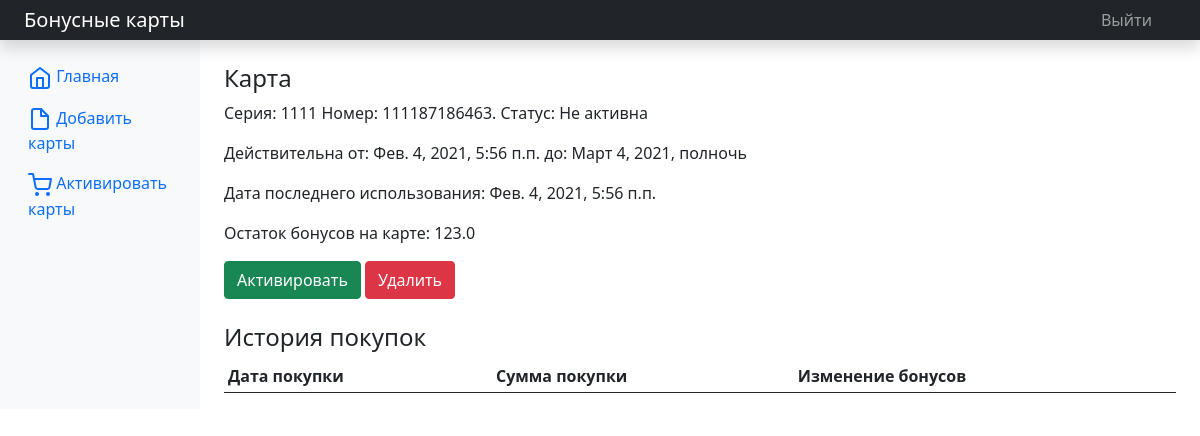
Screenshot of /112/ (signed in) with the database file from the repository.
### cardslist/models.py (models this page shows, shortened)
class CardsList(models.Model):
    card_series = models.IntegerField(verbose_name='Серия карты')
    card_number = models.IntegerField(verbose_name='Номер карты', unique=True)
    card_issue_date = models.DateTimeField(auto_now_add=True, verbose_name='Дата выпуска карты')
    card_expiration_date = models.DateTimeField(verbose_name='Дата окончания активности карты')
    card_date_of_use = models.DateTimeField(verbose_name='Дата последнего использования карты', auto_now_add=True)
    card_bonus_amount = models.FloatField(null=True, blank=True, verbose_name='Сумма бонуса карты')
    card_status = models.CharField(max_length=12, default='Не активна', verbose_name='Статус карты')
    class Meta:
        verbose_name_plural = 'Бонусные карты'
        verbose_name = 'Бонусная карта'
        ordering = ['-card_date_of_use']

### cardslist/views.py (the view, shortened to what this page needs)
# urls.py: path('<int:pk>/', CardDetailView.as_view(), name='card_detail'),
class CardDetailView(LoginRequiredMixin, DetailView):
    model = CardsList
    template_name = 'cardslist/carddetails.html'
    context_object_name = 'card_detail'
    def get_context_data(self, **kwargs):
        context = super(CardDetailView, self).get_context_data(**kwargs)
        context['details'] = CardDetail.objects.all()
        return context

### cardslist/templates/cardslist/carddetails.html (shortened to what this page needs)
{% extends "layout/basic.html" %}
{% block content %}
    <div class="col-12">
        <h4>Карта</h4>
        <p>Серия: {{ card_detail.card_series }} Номер: {{ card_detail.card_number }}. Статус: {{ card_detail.card_status }}</p>
        <p>Действительна от: {{ card_detail.card_issue_date }} до: {{ card_detail.card_expiration_date }}</p>
        <p>Дата последнего использования: {{ card_detail.card_date_of_use }}</p>
        <p>Остаток бонусов на карте: {{ card_detail.card_bonus_amount }}</p>
        {% if card_detail.card_status == 'Не активна' %}
            <a href="{% url 'activate' card_detail.pk %}"><button type="button" class="btn btn-success">Активировать</button></a>
        {% elif card_detail.card_status == 'Активна' %}
            <a href="{% url 'activate' card_detail.pk %}"><button type="button" class="btn btn-success">Деактивировать</button></a>
        {% endif %}
        <a href="{% url 'delete' card_detail.pk %}"><button type="button" class="btn btn-danger">Удалить</button></a>
    </div>
    <br>
    <h4>История покупок</h4>
    <div class="table-responsive">
        <table class="table table-striped table-sm">
            <thead>
            <tr>
                <th>Дата покупки</th>
                <th>Сумма покупки</th>
                <th>Изменение бонусов</th>
            </tr>
            </thead>
        </table>
    </div>
{% endblock %}

### rows the page displays
CardsList: card_series "1111", card_number "111187186463", card_status "Не активна", card_issue_date "Фев. 4, 2021, 5:56 п.п.", card_expiration_date "Март 4, 2021, полночь", card_date_of_use "Фев. 4, 2021, 5:56 п.п.", card_bonus_amount "123.0"
